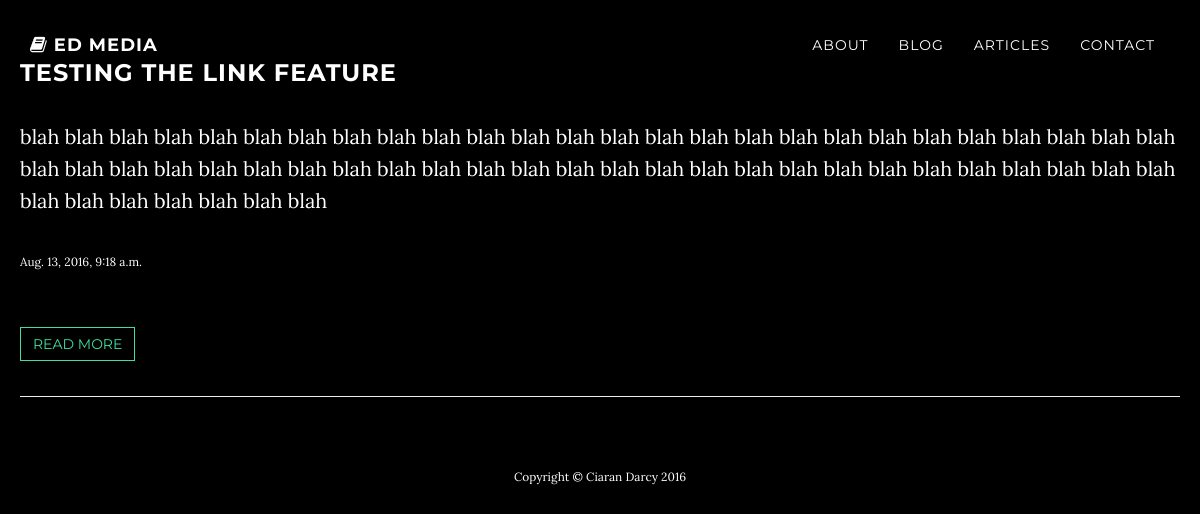
The app's page /article/ with its own data.
### articles/models.py (models this page shows, shortened)
class Article(models.Model):
    author = models.ForeignKey('auth.User')
    title = models.CharField(max_length=200)
    link = models.CharField(max_length=400)
    synopsis = models.TextField()
    published_date = models.DateTimeField(blank=True, null=True, default=timezone.now)

### articles/views.py (the view)
# urls.py: url(r'^article/$', views.article_list, name='articles'),
def article_list(request):
    articles = Article.objects.filter(published_date__lte=timezone.now()).order_by('-published_date')
    return render(request, "articlelist.html", {'articles': articles})

### articles/templates/articlelist.html
{% extends 'base.html' %}
{% load staticfiles %}
{% block content %}
    {% for article in articles %}
        <h3>{{ article.title }}</h3>
        <p>{{ article.synopsis|linebreaks }}</p>
        <p class="small">{{ article.published_date }}</p>
        <br>
        <p>
            <button class=" btn btn-default" onclick="location.href={{ article.link }}">Read More</button>
        <hr>
    {% endfor %}
{% endblock %}

### static/css/grayscale.css (style rules this page uses)
body { width: 100%; height: 100%; font-family: "Lora", "Helvetica Neue", Helvetica, Arial, sans-serif; color: white; background-color: black; }
html { width: 100%; height: 100%; }
h1, h2, h3, h4, h5, h6 { margin: 0 0 35px; text-transform: uppercase; font-family: "Montserrat", "Helvetica Neue", Helvetica, Arial, sans-serif; font-weight: 700; letter-spacing: 1px; }
p { margin: 0 0 25px; font-size: 18px; line-height: 1.5; }
@media (min-width: 768px) { p { margin: 0 0 35px; font-size: 20px; line-height: 1.6; } }
.btn { text-transform: uppercase; font-family: "Montserrat", "Helvetica Neue", Helvetica, Arial, sans-serif; font-weight: 400; -webkit-transition: all 0.3s ease-in-out; -moz-transition: all 0.3s ease-in-out; transition: all 0.3s ease-in-out; border-radius: 0; }
.btn-default { border: 1px solid #42DCA3; color: #42DCA3; background-color: transparent; }
body { webkit-tap-highlight-color: rgba(255, 255, 255, 0.2); }

### records on screen
Article: title "TESTING THE LINK FEATURE", synopsis "blah blah blah blah blah blah blah blah blah blah blah blah blah blah blah blah blah blah blah blah blah blah blah blah blah blah blah blah blah blah blah blah blah blah blah blah blah blah blah blah blah blah blah blah blah blah blah blah blah blah blah blah blah blah blah blah blah blah blah", published_date "Aug. 13, 2016, 9:18 a.m."
